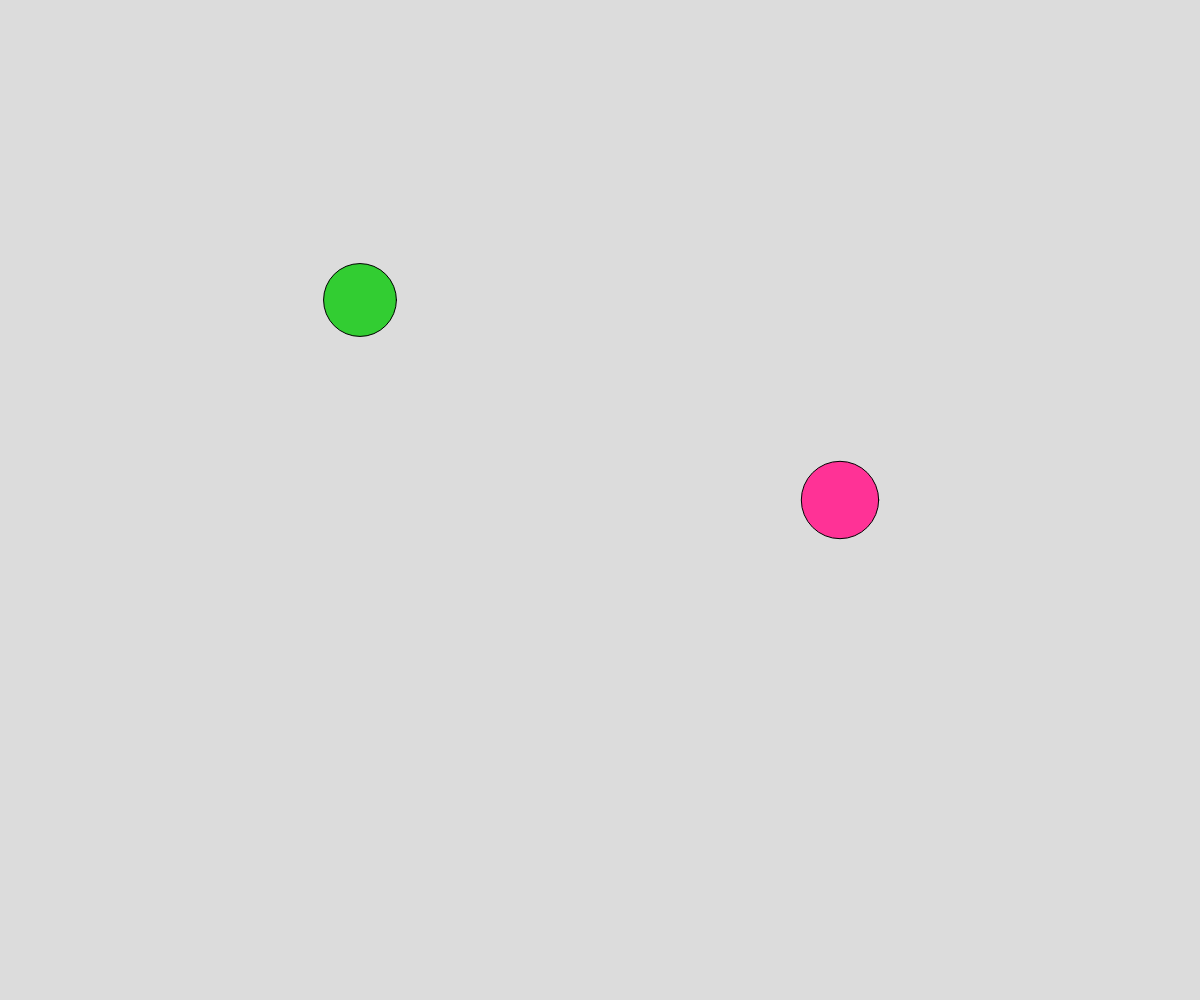
Frame 1 (no input)
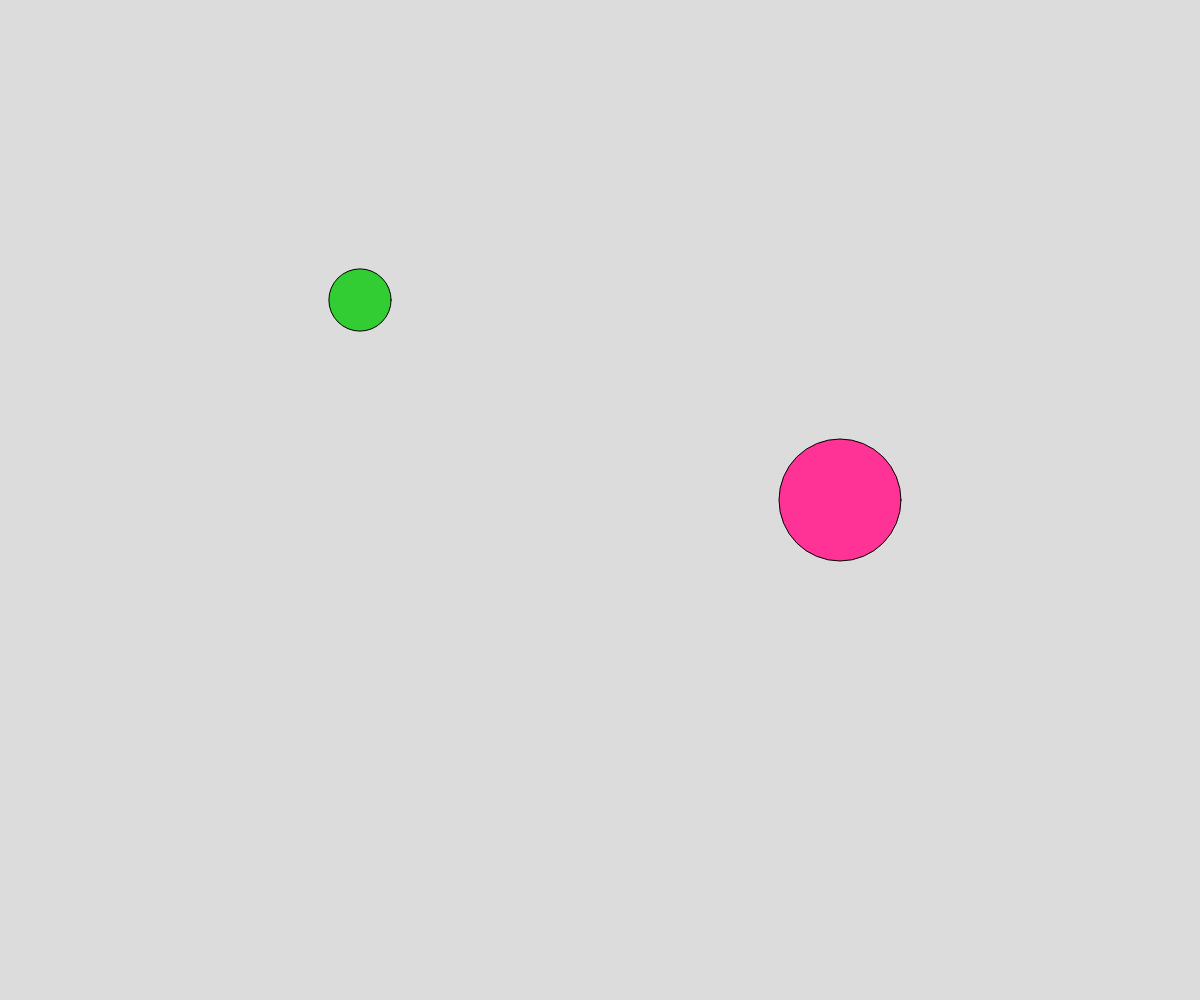
Frame 60 (no input)
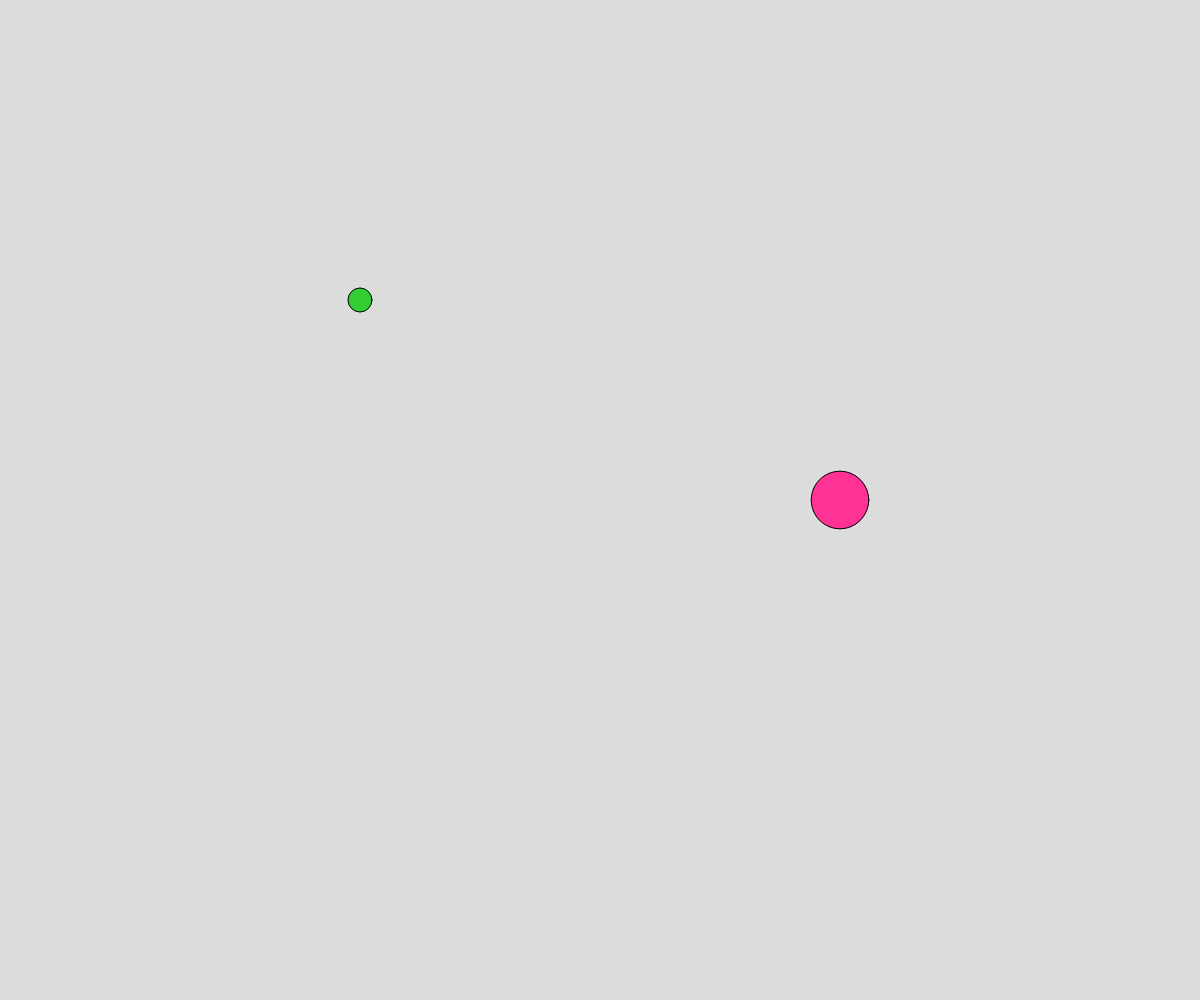
Frame 120 (the mouse pressed at the canvas centre since frame 60)

The p5.js sketch that drew these frames (run headless with seeded random() and noise() and a simulated clock; from frame 60 on, the mouse is pressed at the canvas centre):

// p5.js sketch
// ── sketch.js
// Working with images
// and random() and noise()
// Saad
// Sep 24, 2025
//

let x1, y1, x2, y2;
let d1, d2;
let noiseTime = 5, noiseSpeed = 0.1;
// "noiseSpeed" controls how connected
// our random noise() values are:
let minSize = 5; 
let maxSize = 200;


function setup() {
  createCanvas(windowWidth, windowHeight);
  x1 = width*0.3; y1 = height*0.3;
  x2 = width*0.7; y2 = height*0.5;
  frameRate(1000);

}

function draw() {
  background(220);
  randomCircle();
  noiseCircle();
}


function noiseCircle(){
  // draw a fixed circle with randoml
  // changing (but smooth, hopefully!) diameters
  d2 = noise(noiseTime); //yields value between 0-1
  d2 = map(d2, 0,1, minSize, maxSize);
  fill(255,50,150);
  circle(x2, y2, d2);
  noiseTime += noiseSpeed;
}
function randomCircle(){
  //draw a fixed circle with randomly changing diameter
  fill(50, 205, 50);
  d1 = random(5,100);
  circle(x1, y1, d1);
}
